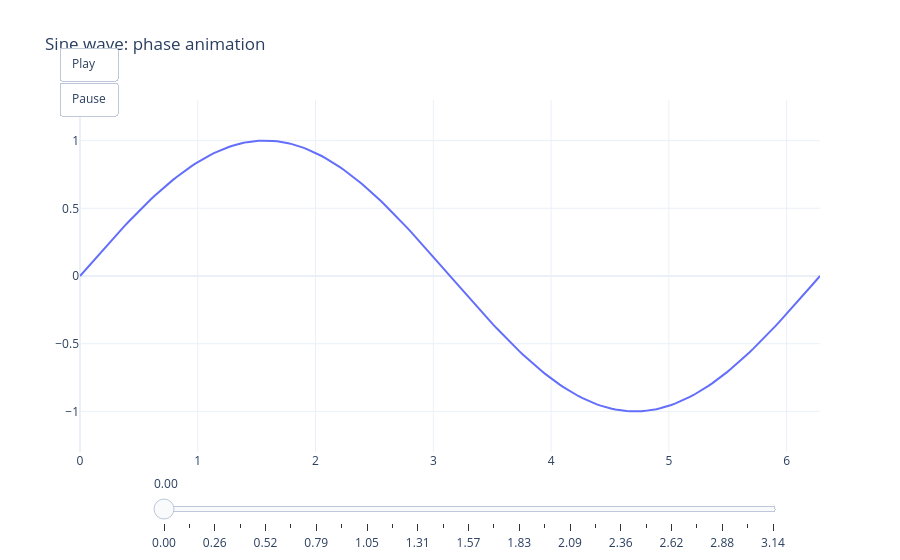

Here is the notebook cell this chart was saved with:
### Markdown cell above
## 6. 简单动画：滑块播放相位变化

动画 = 一组 `Frame` + `sliders`（拖动）/ `updatemenus`（播放键）。
例：正弦波 $y = \sin(x + \varphi)$，相位 $\varphi$ 从 0 播到 $\pi$。

### Code cell
x = np.linspace(0, 2 * np.pi, 200)
phases = np.linspace(0, np.pi, 25)

frames = [go.Frame(data=[go.Scatter(x=x, y=np.sin(x + phi))],
                   name=f"{phi:.2f}") for phi in phases]

fig = go.Figure(
    data=[go.Scatter(x=x, y=np.sin(x))],
    frames=frames)
fig.update_layout(
    title="Sine wave: phase animation",
    yaxis=dict(range=[-1.3, 1.3]), template="plotly_white",
    updatemenus=[dict(type="buttons", showactive=False, x=0.05, y=1.15,
                      buttons=[dict(label="Play", method="animate",
                                    args=[None, {"frame": {"duration": 80},
                                                 "fromcurrent": True}]),
                               dict(label="Pause", method="animate",
                                    args=[[None], {"mode": "immediate"}])])],
    sliders=[dict(active=0, x=0.1, len=0.85,
                  steps=[dict(method="animate",
                              args=[[f"{p:.2f}"],
                                    {"mode": "immediate", "frame": {"duration": 0}}],
                              label=f"{p:.2f}") for p in phases])])
fig.show()
# 点 Play 播放，或拖动底部滑块；帧 name 与 slider step 的 label 一一对应

### Figure 1 — Plotly figure (JSON) as saved in the notebook; plotly's stock layout.template omitted (floating-point values rounded to 4 significant figures; data arrays with more than 128 entries replaced by an {"elided": "..."} marker saying what was removed)
{"data": [{"type": "scatter", "x": {"elided": "200 float values"}, "y": {"elided": "200 float values"}}], "layout": {"sliders": [{"active": 0, "len": 0.85, "steps": [{"args": [["0.00"], {"frame": {"duration": 0}, "mode": "immediate"}], "label": "0.00", "method": "animate"}, {"args": [["0.13"], {"frame": {"duration": 0}, "mode": "immediate"}], "label": "0.13", "method": "animate"}, {"args": [["0.26"], {"frame": {"duration": 0}, "mode": "immediate"}], "label": "0.26", "method": "animate"}, {"args": [["0.39"], {"frame": {"duration": 0}, "mode": "immediate"}], "label": "0.39", "method": "animate"}, {"args": [["0.52"], {"frame": {"duration": 0}, "mode": "immediate"}], "label": "0.52", "method": "animate"}, {"args": [["0.65"], {"frame": {"duration": 0}, "mode": "immediate"}], "label": "0.65", "method": "animate"}, {"args": [["0.79"], {"frame": {"duration": 0}, "mode": "immediate"}], "label": "0.79", "method": "animate"}, {"args": [["0.92"], {"frame": {"duration": 0}, "mode": "immediate"}], "label": "0.92", "method": "animate"}, {"args": [["1.05"], {"frame": {"duration": 0}, "mode": "immediate"}], "label": "1.05", "method": "animate"}, {"args": [["1.18"], {"frame": {"duration": 0}, "mode": "immediate"}], "label": "1.18", "method": "animate"}, {"args": [["1.31"], {"frame": {"duration": 0}, "mode": "immediate"}], "label": "1.31", "method": "animate"}, {"args": [["1.44"], {"frame": {"duration": 0}, "mode": "immediate"}], "label": "1.44", "method": "animate"}, {"args": [["1.57"], {"frame": {"duration": 0}, "mode": "immediate"}], "label": "1.57", "method": "animate"}, {"args": [["1.70"], {"frame": {"duration": 0}, "mode": "immediate"}], "label": "1.70", "method": "animate"}, {"args": [["1.83"], {"frame": {"duration": 0}, "mode": "immediate"}], "label": "1.83", "method": "animate"}, {"args": [["1.96"], {"frame": {"duration": 0}, "mode": "immediate"}], "label": "1.96", "method": "animate"}, {"args": [["2.09"], {"frame": {"duration": 0}, "mode": "immediate"}], "label": "2.09", "method": "animate"}, {"args": [["2.23"], {"frame": {"duration": 0}, "mode": "immediate"}], "label": "2.23", "method": "animate"}, {"args": [["2.36"], {"frame": {"duration": 0}, "mode": "immediate"}], "label": "2.36", "method": "animate"}, {"args": [["2.49"], {"frame": {"duration": 0}, "mode": "immediate"}], "label": "2.49", "method": "animate"}, {"args": [["2.62"], {"frame": {"duration": 0}, "mode": "immediate"}], "label": "2.62", "method": "animate"}, {"args": [["2.75"], {"frame": {"duration": 0}, "mode": "immediate"}], "label": "2.75", "method": "animate"}, {"args": [["2.88"], {"frame": {"duration": 0}, "mode": "immediate"}], "label": "2.88", "method": "animate"}, {"args": [["3.01"], {"frame": {"duration": 0}, "mode": "immediate"}], "label": "3.01", "method": "animate"}, {"args": [["3.14"], {"frame": {"duration": 0}, "mode": "immediate"}], "label": "3.14", "method": "animate"}], "x": 0.1}], "title": {"text": "Sine wave: phase animation"}, "updatemenus": [{"buttons": [{"args": [null, {"frame": {"duration": 80}, "fromcurrent": true}], "label": "Play", "method": "animate"}, {"args": [[null], {"mode": "immediate"}], "label": "Pause", "method": "animate"}], "showactive": false, "type": "buttons", "x": 0.05, "y": 1.15}], "yaxis": {"range": [-1.3, 1.3]}}}
